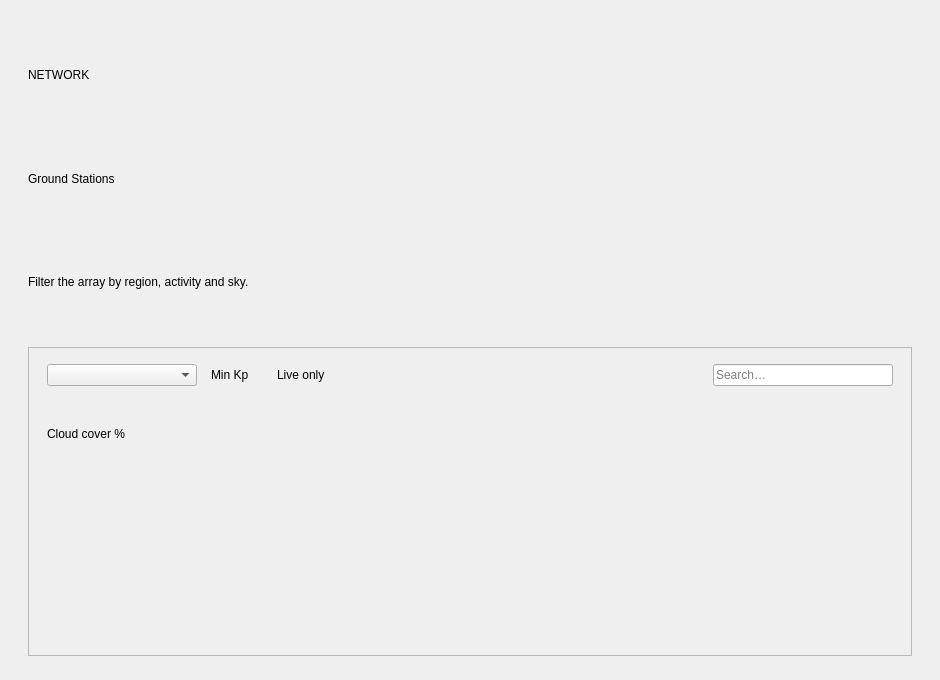
<?xml version='1.0' encoding='utf-8'?>
<ui version="4.0">
 <class>StationsComponent</class>
 <widget class="QCustomComponent" name="StationsComponent">
  <property name="geometry">
   <rect><x>0</x><y>0</y><width>940</width><height>680</height></rect>
  </property>
  <layout class="QVBoxLayout" name="StationsOuter">
 <property name="spacing"><number>0</number></property>
 <property name="leftMargin"><number>0</number></property>
 <property name="topMargin"><number>0</number></property>
 <property name="rightMargin"><number>0</number></property>
 <property name="bottomMargin"><number>0</number></property>
 <item>
  <widget class="QScrollArea" name="StationsScroll">
   <property name="widgetResizable"><bool>true</bool></property>
   <property name="frameShape"><enum>QFrame::NoFrame</enum></property>
   <property name="horizontalScrollBarPolicy"><enum>Qt::ScrollBarAlwaysOff</enum></property>
   <widget class="QWidget" name="StationsScrollContents">
    <property name="geometry"><rect><x>0</x><y>0</y><width>1200</width><height>760</height></rect></property>
    <layout class="QHBoxLayout" name="StationsCenterRow">
     <property name="spacing"><number>0</number></property>
     <property name="leftMargin"><number>28</number></property>
     <property name="topMargin"><number>24</number></property>
     <property name="rightMargin"><number>28</number></property>
     <property name="bottomMargin"><number>24</number></property>
     <item>
      <spacer name="StationsLeftSp"><property name="orientation"><enum>Qt::Horizontal</enum></property><property name="sizeHint" stdset="0"><size><width>0</width><height>0</height></size></property></spacer>
     </item>
     <item>
      <widget class="QWidget" name="StationsColumn" native="true">
       <property name="sizePolicy"><sizepolicy hsizetype="Expanding" vsizetype="Preferred"><horstretch>20</horstretch><verstretch>0</verstretch></sizepolicy></property>
       <property name="maximumSize"><size><width>1360</width><height>16777215</height></size></property>
       <layout class="QVBoxLayout" name="StationsColLayout">
        <property name="spacing"><number>14</number></property>
        <property name="leftMargin"><number>0</number></property>
        <property name="topMargin"><number>0</number></property>
        <property name="rightMargin"><number>0</number></property>
        <property name="bottomMargin"><number>0</number></property>
       <item>
    <layout class="QVBoxLayout" name="stationsHeader">
     <property name="spacing"><number>2</number></property>
     <item>
      <widget class="QLabel" name="stationsKicker">
       <property name="role" stdset="0"><string>kicker</string></property>
       <property name="text"><string>NETWORK</string></property>
      </widget>
     </item>
     <item>
      <widget class="QLabel" name="stationsTitle">
       <property name="role" stdset="0"><string>h1</string></property>
       <property name="text"><string>Ground Stations</string></property>
      </widget>
     </item>
     <item>
      <widget class="QLabel" name="stationsSub">
       <property name="role" stdset="0"><string>muted</string></property>
       <property name="text"><string>Filter the array by region, activity and sky.</string></property>
      </widget>
     </item>
    </layout>
   </item>
   <item>
    <widget class="QFrame" name="stationsPanel">
     <property name="frameShape"><enum>QFrame::StyledPanel</enum></property><property name="role" stdset="0"><string>panel</string></property>
     <layout class="QVBoxLayout" name="panelLayout">
      <property name="spacing"><number>12</number></property>
      <property name="leftMargin"><number>18</number></property>
      <property name="topMargin"><number>16</number></property>
      <property name="rightMargin"><number>18</number></property>
      <property name="bottomMargin"><number>16</number></property>
      <item>
       <layout class="QHBoxLayout" name="toolbarRow">
        <property name="spacing"><number>14</number></property>
        <item>
         <widget class="QCustomComboBox" name="regionCombo">
          <property name="minimumSize"><size><width>150</width><height>0</height></size></property>
          <property name="editable" stdset="0"><bool>false</bool></property>
         </widget>
        </item>
        <item>
         <widget class="QLabel" name="minKpLabel">
          <property name="role" stdset="0"><string>muted</string></property>
          <property name="text"><string>Min Kp</string></property>
         </widget>
        </item>
        <item>
         <widget class="QCustomNumberInput" name="minKp">
          <property name="minimum" stdset="0"><double>0.000000000000000</double></property>
          <property name="maximum" stdset="0"><double>9.000000000000000</double></property>
          <property name="singleStep" stdset="0"><double>1.000000000000000</double></property>
          <property name="decimals" stdset="0"><number>0</number></property>
         </widget>
        </item>
        <item>
         <widget class="QLabel" name="liveOnlyLabel">
          <property name="role" stdset="0"><string>muted</string></property>
          <property name="text"><string>Live only</string></property>
         </widget>
        </item>
        <item>
         <widget class="QCustomSwitch" name="liveOnly">
          <property name="checked" stdset="0"><bool>false</bool></property>
         </widget>
        </item>
        <item>
         <spacer name="toolbarSpacer">
          <property name="orientation"><enum>Qt::Horizontal</enum></property>
          <property name="sizeHint" stdset="0"><size><width>40</width><height>20</height></size></property>
         </spacer>
        </item>
        <item>
         <widget class="QLineEdit" name="searchBox">
          <property name="minimumSize"><size><width>180</width><height>0</height></size></property>
          <property name="maximumSize"><size><width>180</width><height>16777215</height></size></property>
          <property name="placeholderText"><string>Search…</string></property>
         </widget>
        </item>
       </layout>
      </item>
      <item>
       <layout class="QHBoxLayout" name="cloudRow">
        <property name="spacing"><number>10</number></property>
        <item>
         <widget class="QLabel" name="cloudLabel">
          <property name="role" stdset="0"><string>muted</string></property>
          <property name="text"><string>Cloud cover %</string></property>
         </widget>
        </item>
        <item>
         <widget class="QCustomRangeSlider" name="cloudRange">
          <property name="minimum" stdset="0"><number>0</number></property>
          <property name="maximum" stdset="0"><number>100</number></property>
          <property name="lowerValue" stdset="0"><number>0</number></property>
          <property name="upperValue" stdset="0"><number>100</number></property>
         </widget>
        </item>
       </layout>
      </item>
      <item>
       <widget class="QCustomDataTable" name="stationsTable">
        <property name="pageSize" stdset="0"><number>8</number></property>
        <property name="selectionMode" stdset="0"><string>SingleRow</string></property>
       </widget>
      </item>
      <item>
       <widget class="QLabel" name="stationsStatus">
        <property name="role" stdset="0"><string>muted</string></property>
        <property name="text"><string /></property>
       </widget>
      </item>
     </layout>
    </widget>
   </item>
  </layout>
      </widget>
     </item>
     <item>
      <spacer name="StationsRightSp"><property name="orientation"><enum>Qt::Horizontal</enum></property><property name="sizeHint" stdset="0"><size><width>0</width><height>0</height></size></property></spacer>
     </item>
    </layout>
   </widget>
  </widget>
 </item>
</layout></widget>
 <customwidgets>
  <customwidget><class>QCustomComponent</class><extends>QWidget</extends><header>Custom_Widgets.QCustomComponent</header><container>1</container></customwidget>
  <customwidget><class>QCustomComboBox</class><extends>QComboBox</extends><header>Custom_Widgets.QCustomComboBox</header></customwidget>
  <customwidget><class>QCustomNumberInput</class><extends>QWidget</extends><header>Custom_Widgets.QCustomNumberInput</header></customwidget>
  <customwidget><class>QCustomSwitch</class><extends>QWidget</extends><header>Custom_Widgets.QCustomSwitch</header></customwidget>
  <customwidget><class>QCustomRangeSlider</class><extends>QWidget</extends><header>Custom_Widgets.QCustomRangeSlider</header></customwidget>
  <customwidget><class>QCustomDataTable</class><extends>QWidget</extends><header>Custom_Widgets.QCustomDataTable</header></customwidget>
 <customwidget><class>QPushButton</class><extends>QPushButton</extends><header location="global">Custom_Widgets.Theme.h</header><container>1</container></customwidget><customwidget><class>QLabel</class><extends>QLabel</extends><header location="global">Custom_Widgets.Theme.h</header><container>1</container></customwidget></customwidgets>
 <connections />
</ui>
